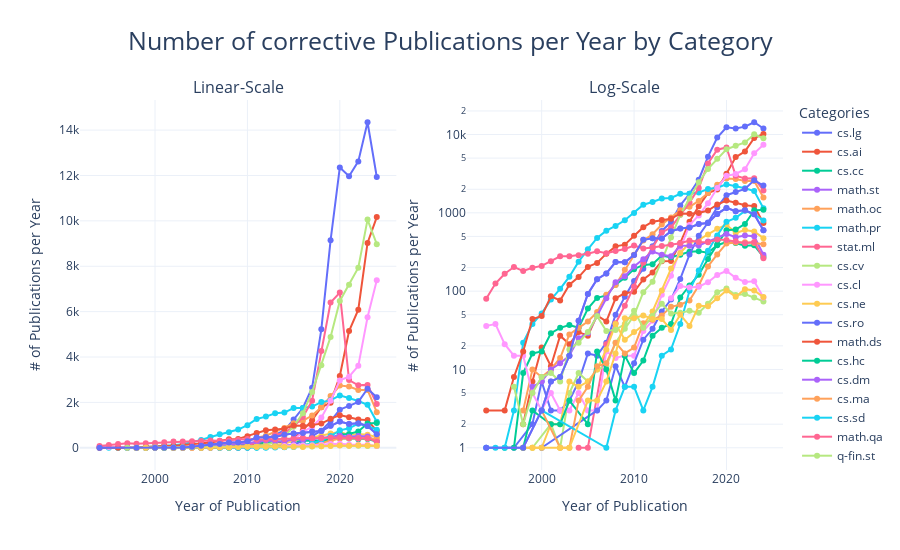

Here is the notebook cell this chart was saved with:
### Markdown cell above
Since the initial plots included both original publications (v1) and their subsequent revisions (v2, v3, etc.), the cleaned dataset presented here considers only the first version of each paper. This approach isolates the pure scientific contributions in ML and AI, providing a clearer view of the field's original research output. Although the absolute number of publications drops—for example, 2024’s total decreases from over 160,000 (including revisions) to over 110,000 (initial versions only)—the overall trend remains consistent, with categories such as cs.LG, cs.AI, cs.CV, cs.CL, and cs.RO continuing to drive growth.

The accompanying chart visualizes the annual volume of revisions, which, while crucial for maintaining research accuracy through updates and corrections, also introduce a time cost that may limit the production of new contributions. Thus, revisions remain an important factor when evaluating monthly publication trends, as they indirectly influence research productivity and focus.

### Code cell
visualize_publications_by_category(df_corrective, "corrective")

### Figure 1 — Plotly figure (JSON) as saved in the notebook; plotly's stock layout.template omitted (floating-point values rounded to 4 significant figures)
{"data": [{"line": {"color": "#636EFA"}, "mode": "lines+markers", "name": "cs.lg", "type": "scatter", "x": [1997, 1999, 2000, 2001, 2002, 2003, 2004, 2005, 2006, 2007, 2008, 2009, 2010, 2011, 2012, 2013, 2014, 2015, 2016, 2017, 2018, 2019, 2020, 2021, 2022, 2023, 2024], "xaxis": "x", "y": [1, 2, 7, 3, 3, 4, 7, 16, 15, 22, 50, 85, 135, 193, 374, 586, 762, 1243, 1752, 2647, 5218, 9143, 12353, 11970, 12621, 14346, 11935], "yaxis": "y"}, {"line": {"color": "#636EFA"}, "mode": "lines+markers", "name": "cs.lg", "showlegend": false, "type": "scatter", "x": [1997, 1999, 2000, 2001, 2002, 2003, 2004, 2005, 2006, 2007, 2008, 2009, 2010, 2011, 2012, 2013, 2014, 2015, 2016, 2017, 2018, 2019, 2020, 2021, 2022, 2023, 2024], "xaxis": "x2", "y": [1, 2, 7, 3, 3, 4, 7, 16, 15, 22, 50, 85, 135, 193, 374, 586, 762, 1243, 1752, 2647, 5218, 9143, 12353, 11970, 12621, 14346, 11935], "yaxis": "y2"}, {"line": {"color": "#EF553B"}, "mode": "lines+markers", "name": "cs.ai", "type": "scatter", "x": [1998, 1999, 2000, 2001, 2002, 2003, 2004, 2005, 2006, 2007, 2008, 2009, 2010, 2011, 2012, 2013, 2014, 2015, 2016, 2017, 2018, 2019, 2020, 2021, 2022, 2023, 2024], "xaxis": "x", "y": [2, 7, 19, 11, 27, 21, 30, 27, 49, 41, 81, 94, 98, 141, 173, 241, 243, 413, 768, 1217, 1786, 1988, 3163, 5145, 6083, 9026, 10165], "yaxis": "y"}, {"line": {"color": "#EF553B"}, "mode": "lines+markers", "name": "cs.ai", "showlegend": false, "type": "scatter", "x": [1998, 1999, 2000, 2001, 2002, 2003, 2004, 2005, 2006, 2007, 2008, 2009, 2010, 2011, 2012, 2013, 2014, 2015, 2016, 2017, 2018, 2019, 2020, 2021, 2022, 2023, 2024], "xaxis": "x2", "y": [2, 7, 19, 11, 27, 21, 30, 27, 49, 41, 81, 94, 98, 141, 173, 241, 243, 413, 768, 1217, 1786, 1988, 3163, 5145, 6083, 9026, 10165], "yaxis": "y2"}, {"line": {"color": "#00CC96"}, "mode": "lines+markers", "name": "cs.cc", "type": "scatter", "x": [1996, 1997, 1998, 1999, 2000, 2001, 2002, 2003, 2004, 2005, 2006, 2007, 2008, 2009, 2010, 2011, 2012, 2013, 2014, 2015, 2016, 2017, 2018, 2019, 2020, 2021, 2022, 2023, 2024], "xaxis": "x", "y": [1, 1, 9, 16, 17, 29, 34, 37, 34, 60, 82, 88, 121, 148, 191, 216, 221, 285, 270, 291, 319, 322, 309, 386, 424, 412, 379, 385, 274], "yaxis": "y"}, {"line": {"color": "#00CC96"}, "mode": "lines+markers", "name": "cs.cc", "showlegend": false, "type": "scatter", "x": [1996, 1997, 1998, 1999, 2000, 2001, 2002, 2003, 2004, 2005, 2006, 2007, 2008, 2009, 2010, 2011, 2012, 2013, 2014, 2015, 2016, 2017, 2018, 2019, 2020, 2021, 2022, 2023, 2024], "xaxis": "x2", "y": [1, 1, 9, 16, 17, 29, 34, 37, 34, 60, 82, 88, 121, 148, 191, 216, 221, 285, 270, 291, 319, 322, 309, 386, 424, 412, 379, 385, 274], "yaxis": "y2"}, {"line": {"color": "#AB63FA"}, "mode": "lines+markers", "name": "math.st", "type": "scatter", "x": [1994, 1998, 2000, 2001, 2002, 2003, 2004, 2005, 2006, 2007, 2008, 2009, 2010, 2011, 2012, 2013, 2014, 2015, 2016, 2017, 2018, 2019, 2020, 2021, 2022, 2023, 2024], "xaxis": "x", "y": [1, 1, 3, 7, 8, 15, 42, 92, 142, 168, 235, 234, 289, 452, 475, 470, 582, 629, 648, 719, 741, 969, 1155, 1047, 1079, 960, 600], "yaxis": "y"}, {"line": {"color": "#AB63FA"}, "mode": "lines+markers", "name": "math.st", "showlegend": false, "type": "scatter", "x": [1994, 1998, 2000, 2001, 2002, 2003, 2004, 2005, 2006, 2007, 2008, 2009, 2010, 2011, 2012, 2013, 2014, 2015, 2016, 2017, 2018, 2019, 2020, 2021, 2022, 2023, 2024], "xaxis": "x2", "y": [1, 1, 3, 7, 8, 15, 42, 92, 142, 168, 235, 234, 289, 452, 475, 470, 582, 629, 648, 719, 741, 969, 1155, 1047, 1079, 960, 600], "yaxis": "y2"}, {"line": {"color": "#FFA15A"}, "mode": "lines+markers", "name": "math.oc", "type": "scatter", "x": [1998, 1999, 2000, 2001, 2002, 2003, 2004, 2005, 2006, 2007, 2008, 2009, 2010, 2011, 2012, 2013, 2014, 2015, 2016, 2017, 2018, 2019, 2020, 2021, 2022, 2023, 2024], "xaxis": "x", "y": [3, 10, 8, 10, 14, 28, 34, 41, 54, 90, 120, 188, 292, 444, 532, 708, 874, 1076, 1192, 1421, 1789, 2287, 2743, 2702, 2550, 2548, 1568], "yaxis": "y"}, {"line": {"color": "#FFA15A"}, "mode": "lines+markers", "name": "math.oc", "showlegend": false, "type": "scatter", "x": [1998, 1999, 2000, 2001, 2002, 2003, 2004, 2005, 2006, 2007, 2008, 2009, 2010, 2011, 2012, 2013, 2014, 2015, 2016, 2017, 2018, 2019, 2020, 2021, 2022, 2023, 2024], "xaxis": "x2", "y": [3, 10, 8, 10, 14, 28, 34, 41, 54, 90, 120, 188, 292, 444, 532, 708, 874, 1076, 1192, 1421, 1789, 2287, 2743, 2702, 2550, 2548, 1568], "yaxis": "y2"}, {"line": {"color": "#19D3F3"}, "mode": "lines+markers", "name": "math.pr", "type": "scatter", "x": [1994, 1995, 1996, 1997, 1998, 1999, 2000, 2001, 2002, 2003, 2004, 2005, 2006, 2007, 2008, 2009, 2010, 2011, 2012, 2013, 2014, 2015, 2016, 2017, 2018, 2019, 2020, 2021, 2022, 2023, 2024], "xaxis": "x", "y": [1, 1, 1, 3, 22, 38, 52, 78, 107, 153, 238, 342, 478, 592, 680, 804, 998, 1269, 1373, 1520, 1549, 1749, 1757, 1815, 2013, 2089, 2308, 2194, 2063, 1897, 1145], "yaxis": "y"}, {"line": {"color": "#19D3F3"}, "mode": "lines+markers", "name": "math.pr", "showlegend": false, "type": "scatter", "x": [1994, 1995, 1996, 1997, 1998, 1999, 2000, 2001, 2002, 2003, 2004, 2005, 2006, 2007, 2008, 2009, 2010, 2011, 2012, 2013, 2014, 2015, 2016, 2017, 2018, 2019, 2020, 2021, 2022, 2023, 2024], "xaxis": "x2", "y": [1, 1, 1, 3, 22, 38, 52, 78, 107, 153, 238, 342, 478, 592, 680, 804, 998, 1269, 1373, 1520, 1549, 1749, 1757, 1815, 2013, 2089, 2308, 2194, 2063, 1897, 1145], "yaxis": "y2"}, {"line": {"color": "#FF6692"}, "mode": "lines+markers", "name": "stat.ml", "type": "scatter", "x": [2004, 2005, 2007, 2008, 2009, 2010, 2011, 2012, 2013, 2014, 2015, 2016, 2017, 2018, 2019, 2020, 2021, 2022, 2023, 2024], "xaxis": "x", "y": [1, 1, 21, 39, 65, 115, 230, 352, 561, 651, 943, 1352, 2074, 4264, 6401, 6839, 2983, 2752, 2771, 1932], "yaxis": "y"}, {"line": {"color": "#FF6692"}, "mode": "lines+markers", "name": "stat.ml", "showlegend": false, "type": "scatter", "x": [2004, 2005, 2007, 2008, 2009, 2010, 2011, 2012, 2013, 2014, 2015, 2016, 2017, 2018, 2019, 2020, 2021, 2022, 2023, 2024], "xaxis": "x2", "y": [1, 1, 21, 39, 65, 115, 230, 352, 561, 651, 943, 1352, 2074, 4264, 6401, 6839, 2983, 2752, 2771, 1932], "yaxis": "y2"}, {"line": {"color": "#B6E880"}, "mode": "lines+markers", "name": "cs.cv", "type": "scatter", "x": [1999, 2001, 2002, 2003, 2004, 2005, 2006, 2007, 2008, 2009, 2010, 2011, 2012, 2013, 2014, 2015, 2016, 2017, 2018, 2019, 2020, 2021, 2022, 2023, 2024], "xaxis": "x", "y": [1, 2, 1, 5, 9, 7, 10, 11, 22, 33, 49, 97, 132, 245, 483, 942, 1520, 2457, 3639, 4887, 6469, 7181, 7933, 10055, 8972], "yaxis": "y"}, {"line": {"color": "#B6E880"}, "mode": "lines+markers", "name": "cs.cv", "showlegend": false, "type": "scatter", "x": [1999, 2001, 2002, 2003, 2004, 2005, 2006, 2007, 2008, 2009, 2010, 2011, 2012, 2013, 2014, 2015, 2016, 2017, 2018, 2019, 2020, 2021, 2022, 2023, 2024], "xaxis": "x2", "y": [1, 2, 1, 5, 9, 7, 10, 11, 22, 33, 49, 97, 132, 245, 483, 942, 1520, 2457, 3639, 4887, 6469, 7181, 7933, 10055, 8972], "yaxis": "y2"}, {"line": {"color": "#FF97FF"}, "mode": "lines+markers", "name": "cs.cl", "type": "scatter", "x": [1994, 1995, 1996, 1997, 1998, 1999, 2000, 2001, 2002, 2003, 2004, 2005, 2006, 2007, 2008, 2009, 2010, 2011, 2012, 2013, 2014, 2015, 2016, 2017, 2018, 2019, 2020, 2021, 2022, 2023, 2024], "xaxis": "x", "y": [36, 38, 21, 15, 15, 5, 3, 5, 3, 3, 5, 3, 3, 17, 14, 15, 15, 31, 42, 90, 157, 346, 700, 926, 1329, 2070, 2970, 3134, 3610, 5755, 7387], "yaxis": "y"}, {"line": {"color": "#FF97FF"}, "mode": "lines+markers", "name": "cs.cl", "showlegend": false, "type": "scatter", "x": [1994, 1995, 1996, 1997, 1998, 1999, 2000, 2001, 2002, 2003, 2004, 2005, 2006, 2007, 2008, 2009, 2010, 2011, 2012, 2013, 2014, 2015, 2016, 2017, 2018, 2019, 2020, 2021, 2022, 2023, 2024], "xaxis": "x2", "y": [36, 38, 21, 15, 15, 5, 3, 5, 3, 3, 5, 3, 3, 17, 14, 15, 15, 31, 42, 90, 157, 346, 700, 926, 1329, 2070, 2970, 3134, 3610, 5755, 7387], "yaxis": "y2"}, {"line": {"color": "#FECB52"}, "mode": "lines+markers", "name": "cs.ne", "type": "scatter", "x": [1998, 1999, 2000, 2001, 2002, 2003, 2004, 2005, 2006, 2007, 2008, 2009, 2010, 2011, 2012, 2013, 2014, 2015, 2016, 2017, 2018, 2019, 2020, 2021, 2022, 2023, 2024], "xaxis": "x", "y": [1, 1, 1, 2, 2, 7, 6, 7, 10, 18, 38, 24, 30, 37, 55, 102, 194, 306, 413, 451, 527, 625, 704, 552, 603, 578, 475], "yaxis": "y"}, {"line": {"color": "#FECB52"}, "mode": "lines+markers", "name": "cs.ne", "showlegend": false, "type": "scatter", "x": [1998, 1999, 2000, 2001, 2002, 2003, 2004, 2005, 2006, 2007, 2008, 2009, 2010, 2011, 2012, 2013, 2014, 2015, 2016, 2017, 2018, 2019, 2020, 2021, 2022, 2023, 2024], "xaxis": "x2", "y": [1, 1, 1, 2, 2, 7, 6, 7, 10, 18, 38, 24, 30, 37, 55, 102, 194, 306, 413, 451, 527, 625, 704, 552, 603, 578, 475], "yaxis": "y2"}, {"line": {"color": "#636EFA"}, "mode": "lines+markers", "name": "cs.ro", "type": "scatter", "x": [2000, 2006, 2007, 2008, 2009, 2010, 2011, 2012, 2013, 2014, 2015, 2016, 2017, 2018, 2019, 2020, 2021, 2022, 2023, 2024], "xaxis": "x", "y": [1, 3, 4, 11, 6, 12, 24, 33, 55, 78, 143, 293, 510, 751, 1177, 1680, 1843, 2022, 2601, 2228], "yaxis": "y"}, {"line": {"color": "#636EFA"}, "mode": "lines+markers", "name": "cs.ro", "showlegend": false, "type": "scatter", "x": [2000, 2006, 2007, 2008, 2009, 2010, 2011, 2012, 2013, 2014, 2015, 2016, 2017, 2018, 2019, 2020, 2021, 2022, 2023, 2024], "xaxis": "x2", "y": [1, 3, 4, 11, 6, 12, 24, 33, 55, 78, 143, 293, 510, 751, 1177, 1680, 1843, 2022, 2601, 2228], "yaxis": "y2"}, {"line": {"color": "#EF553B"}, "mode": "lines+markers", "name": "math.ds", "type": "scatter", "x": [1994, 1996, 1997, 1998, 1999, 2000, 2001, 2002, 2003, 2004, 2005, 2006, 2007, 2008, 2009, 2010, 2011, 2012, 2013, 2014, 2015, 2016, 2017, 2018, 2019, 2020, 2021, 2022, 2023, 2024], "xaxis": "x", "y": [3, 3, 8, 17, 44, 48, 86, 76, 121, 151, 204, 229, 301, 373, 392, 510, 656, 769, 810, 840, 982, 971, 998, 1068, 1277, 1438, 1346, 1248, 1219, 741], "yaxis": "y"}, {"line": {"color": "#EF553B"}, "mode": "lines+markers", "name": "math.ds", "showlegend": false, "type": "scatter", "x": [1994, 1996, 1997, 1998, 1999, 2000, 2001, 2002, 2003, 2004, 2005, 2006, 2007, 2008, 2009, 2010, 2011, 2012, 2013, 2014, 2015, 2016, 2017, 2018, 2019, 2020, 2021, 2022, 2023, 2024], "xaxis": "x2", "y": [3, 3, 8, 17, 44, 48, 86, 76, 121, 151, 204, 229, 301, 373, 392, 510, 656, 769, 810, 840, 982, 971, 998, 1068, 1277, 1438, 1346, 1248, 1219, 741], "yaxis": "y2"}, {"line": {"color": "#00CC96"}, "mode": "lines+markers", "name": "cs.hc", "type": "scatter", "x": [1998, 1999, 2001, 2002, 2003, 2005, 2006, 2007, 2008, 2009, 2010, 2011, 2012, 2013, 2014, 2015, 2016, 2017, 2018, 2019, 2020, 2021, 2022, 2023, 2024], "xaxis": "x", "y": [1, 3, 2, 2, 4, 2, 17, 10, 4, 15, 9, 13, 27, 34, 38, 83, 118, 162, 258, 394, 598, 612, 721, 1075, 1097], "yaxis": "y"}, {"line": {"color": "#00CC96"}, "mode": "lines+markers", "name": "cs.hc", "showlegend": false, "type": "scatter", "x": [1998, 1999, 2001, 2002, 2003, 2005, 2006, 2007, 2008, 2009, 2010, 2011, 2012, 2013, 2014, 2015, 2016, 2017, 2018, 2019, 2020, 2021, 2022, 2023, 2024], "xaxis": "x2", "y": [1, 3, 2, 2, 4, 2, 17, 10, 4, 15, 9, 13, 27, 34, 38, 83, 118, 162, 258, 394, 598, 612, 721, 1075, 1097], "yaxis": "y2"}, {"line": {"color": "#AB63FA"}, "mode": "lines+markers", "name": "cs.dm", "type": "scatter", "x": [1999, 2000, 2001, 2002, 2003, 2004, 2005, 2006, 2007, 2008, 2009, 2010, 2011, 2012, 2013, 2014, 2015, 2016, 2017, 2018, 2019, 2020, 2021, 2022, 2023, 2024], "xaxis": "x", "y": [6, 7, 10, 12, 15, 25, 29, 49, 81, 130, 155, 206, 256, 320, 292, 279, 381, 380, 384, 429, 479, 538, 489, 515, 502, 291], "yaxis": "y"}, {"line": {"color": "#AB63FA"}, "mode": "lines+markers", "name": "cs.dm", "showlegend": false, "type": "scatter", "x": [1999, 2000, 2001, 2002, 2003, 2004, 2005, 2006, 2007, 2008, 2009, 2010, 2011, 2012, 2013, 2014, 2015, 2016, 2017, 2018, 2019, 2020, 2021, 2022, 2023, 2024], "xaxis": "x2", "y": [6, 7, 10, 12, 15, 25, 29, 49, 81, 130, 155, 206, 256, 320, 292, 279, 381, 380, 384, 429, 479, 538, 489, 515, 502, 291], "yaxis": "y2"}, {"line": {"color": "#FFA15A"}, "mode": "lines+markers", "name": "cs.ma", "type": "scatter", "x": [2000, 2002, 2003, 2004, 2005, 2006, 2007, 2008, 2009, 2010, 2011, 2012, 2013, 2014, 2015, 2016, 2017, 2018, 2019, 2020, 2021, 2022, 2023, 2024], "xaxis": "x", "y": [3, 1, 1, 4, 6, 11, 12, 22, 16, 19, 39, 43, 49, 63, 67, 76, 118, 207, 294, 406, 418, 421, 413, 396], "yaxis": "y"}, {"line": {"color": "#FFA15A"}, "mode": "lines+markers", "name": "cs.ma", "showlegend": false, "type": "scatter", "x": [2000, 2002, 2003, 2004, 2005, 2006, 2007, 2008, 2009, 2010, 2011, 2012, 2013, 2014, 2015, 2016, 2017, 2018, 2019, 2020, 2021, 2022, 2023, 2024], "xaxis": "x2", "y": [3, 1, 1, 4, 6, 11, 12, 22, 16, 19, 39, 43, 49, 63, 67, 76, 118, 207, 294, 406, 418, 421, 413, 396], "yaxis": "y2"}, {"line": {"color": "#19D3F3"}, "mode": "lines+markers", "name": "cs.sd", "type": "scatter", "x": [2000, 2007, 2008, 2009, 2010, 2011, 2012, 2013, 2014, 2015, 2016, 2017, 2018, 2019, 2020, 2021, 2022, 2023, 2024], "xaxis": "x", "y": [3, 1, 3, 6, 6, 3, 6, 15, 18, 38, 101, 183, 329, 515, 768, 863, 1060, 964, 796], "yaxis": "y"}, {"line": {"color": "#19D3F3"}, "mode": "lines+markers", "name": "cs.sd", "showlegend": false, "type": "scatter", "x": [2000, 2007, 2008, 2009, 2010, 2011, 2012, 2013, 2014, 2015, 2016, 2017, 2018, 2019, 2020, 2021, 2022, 2023, 2024], "xaxis": "x2", "y": [3, 1, 3, 6, 6, 3, 6, 15, 18, 38, 101, 183, 329, 515, 768, 863, 1060, 964, 796], "yaxis": "y2"}, {"line": {"color": "#FF6692"}, "mode": "lines+markers", "name": "math.qa", "type": "scatter", "x": [1994, 1995, 1996, 1997, 1998, 1999, 2000, 2001, 2002, 2003, 2004, 2005, 2006, 2007, 2008, 2009, 2010, 2011, 2012, 2013, 2014, 2015, 2016, 2017, 2018, 2019, 2020, 2021, 2022, 2023, 2024], "xaxis": "x", "y": [80, 125, 167, 203, 181, 199, 210, 240, 278, 279, 287, 300, 322, 304, 326, 346, 382, 351, 362, 377, 391, 408, 444, 425, 422, 457, 451, 432, 409, 425, 263], "yaxis": "y"}, {"line": {"color": "#FF6692"}, "mode": "lines+markers", "name": "math.qa", "showlegend": false, "type": "scatter", "x": [1994, 1995, 1996, 1997, 1998, 1999, 2000, 2001, 2002, 2003, 2004, 2005, 2006, 2007, 2008, 2009, 2010, 2011, 2012, 2013, 2014, 2015, 2016, 2017, 2018, 2019, 2020, 2021, 2022, 2023, 2024], "xaxis": "x2", "y": [80, 125, 167, 203, 181, 199, 210, 240, 278, 279, 287, 300, 322, 304, 326, 346, 382, 351, 362, 377, 391, 408, 444, 425, 422, 457, 451, 432, 409, 425, 263], "yaxis": "y2"}, {"line": {"color": "#B6E880"}, "mode": "lines+markers", "name": "q-fin.st", "type": "scatter", "x": [1997, 1998, 1999, 2000, 2001, 2002, 2003, 2004, 2005, 2006, 2007, 2008, 2009, 2010, 2011, 2012, 2013, 2014, 2015, 2016, 2017, 2018, 2019, 2020, 2021, 2022, 2023, 2024], "xaxis": "x", "y": [6, 2, 5, 8, 9, 7, 18, 22, 30, 48, 31, 32, 38, 56, 34, 48, 69, 52, 53, 56, 53, 69, 97, 108, 89, 92, 83, 74], "yaxis": "y"}, {"line": {"color": "#B6E880"}, "mode": "lines+markers", "name": "q-fin.st", "showlegend": false, "type": "scatter", "x": [1997, 1998, 1999, 2000, 2001, 2002, 2003, 2004, 2005, 2006, 2007, 2008, 2009, 2010, 2011, 2012, 2013, 2014, 2015, 2016, 2017, 2018, 2019, 2020, 2021, 2022, 2023, 2024], "xaxis": "x2", "y": [6, 2, 5, 8, 9, 7, 18, 22, 30, 48, 31, 32, 38, 56, 34, 48, 69, 52, 53, 56, 53, 69, 97, 108, 89, 92, 83, 74], "yaxis": "y2"}, {"line": {"color": "#FF97FF"}, "mode": "lines+markers", "name": "q-fin.mf", "type": "scatter", "x": [2014, 2015, 2016, 2017, 2018, 2019, 2020, 2021, 2022, 2023, 2024], "xaxis": "x", "y": [81, 116, 111, 114, 130, 161, 181, 148, 131, 134, 83], "yaxis": "y"}, {"line": {"color": "#FF97FF"}, "mode": "lines+markers", "name": "q-fin.mf", "showlegend": false, "type": "scatter", "x": [2014, 2015, 2016, 2017, 2018, 2019, 2020, 2021, 2022, 2023, 2024], "xaxis": "x2", "y": [81, 116, 111, 114, 130, 161, 181, 148, 131, 134, 83], "yaxis": "y2"}, {"line": {"color": "#FECB52"}, "mode": "lines+markers", "name": "q-fin.cp", "type": "scatter", "x": [1998, 1999, 2000, 2002, 2003, 2005, 2006, 2007, 2008, 2009, 2010, 2011, 2012, 2013, 2014, 2015, 2016, 2017, 2018, 2019, 2020, 2021, 2022, 2023, 2024], "xaxis": "x", "y": [1, 1, 1, 1, 1, 4, 4, 7, 16, 45, 45, 49, 44, 44, 32, 50, 36, 65, 64, 81, 102, 85, 106, 102, 84], "yaxis": "y"}, {"line": {"color": "#FECB52"}, "mode": "lines+markers", "name": "q-fin.cp", "showlegend": false, "type": "scatter", "x": [1998, 1999, 2000, 2002, 2003, 2005, 2006, 2007, 2008, 2009, 2010, 2011, 2012, 2013, 2014, 2015, 2016, 2017, 2018, 2019, 2020, 2021, 2022, 2023, 2024], "xaxis": "x2", "y": [1, 1, 1, 1, 1, 4, 4, 7, 16, 45, 45, 49, 44, 44, 32, 50, 36, 65, 64, 81, 102, 85, 106, 102, 84], "yaxis": "y2"}, {"line": {"color": "#636EFA"}, "mode": "lines+markers", "name": "stat.th", "type": "scatter", "x": [1994, 1998, 2000, 2001, 2002, 2003, 2004, 2005, 2006, 2007, 2008, 2009, 2010, 2011, 2012, 2013, 2014, 2015, 2016, 2017, 2018, 2019, 2020, 2021, 2022, 2023, 2024], "xaxis": "x", "y": [1, 1, 3, 7, 8, 15, 42, 92, 142, 168, 235, 234, 289, 452, 475, 470, 582, 629, 648, 719, 741, 969, 1155, 1047, 1079, 960, 600], "yaxis": "y"}, {"line": {"color": "#636EFA"}, "mode": "lines+markers", "name": "stat.th", "showlegend": false, "type": "scatter", "x": [1994, 1998, 2000, 2001, 2002, 2003, 2004, 2005, 2006, 2007, 2008, 2009, 2010, 2011, 2012, 2013, 2014, 2015, 2016, 2017, 2018, 2019, 2020, 2021, 2022, 2023, 2024], "xaxis": "x2", "y": [1, 1, 3, 7, 8, 15, 42, 92, 142, 168, 235, 234, 289, 452, 475, 470, 582, 629, 648, 719, 741, 969, 1155, 1047, 1079, 960, 600], "yaxis": "y2"}], "layout": {"annotations": [{"font": {"size": 16}, "showarrow": false, "text": "Linear-Scale", "x": 0.225, "xanchor": "center", "xref": "paper", "y": 1, "yanchor": "bottom", "yref": "paper"}, {"font": {"size": 16}, "showarrow": false, "text": "Log-Scale", "x": 0.775, "xanchor": "center", "xref": "paper", "y": 1, "yanchor": "bottom", "yref": "paper"}], "height": 550, "legend": {"title": {"text": "Categories"}}, "title": {"font": {"size": 25}, "text": "Number of corrective Publications per Year by Category", "x": 0.5}, "xaxis": {"anchor": "y", "domain": [0, 0.45], "title": {"text": "Year of Publication"}}, "xaxis2": {"anchor": "y2", "domain": [0.55, 1], "title": {"text": "Year of Publication"}}, "yaxis": {"anchor": "x", "domain": [0, 1], "title": {"text": "# of Publications per Year"}}, "yaxis2": {"anchor": "x2", "domain": [0, 1], "title": {"text": "# of Publications per Year"}, "type": "log"}}}
